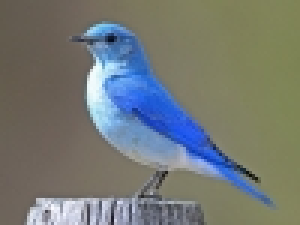
//> input picture imgs/madar.jpg, 100 x 75 px (shown 3 times larger)
$ ./madar_fel   (built with g++ and OpenCV 4)
//> lines starting //> are read from the running program, lines starting //| are printed output that depends on the picture; after the words box and inside, x2 and y2 are one past the last pixel; in counts of white or black regions, pixels touching at a corner belong together
### common.h
#include <iostream>

#define HAVE_OPENCV_IMGPROC
#include <opencv4/opencv2/opencv.hpp>
#include <opencv4/opencv2/core/hal/interface.h>

using namespace cv;

// [44 lines left out: functions read_image, print_image_info, copy_img_region, not called in this run]

### madar_fel.cpp
#include <iostream>
#include <opencv2/core.hpp>
#include <opencv2/imgproc.hpp>
#include <opencv2/highgui.hpp>

#include "common.h"


using namespace std;
using namespace cv;

int main() {

	Mat img = imread("./imgs/madar.jpg", IMREAD_COLOR);
//> img is the input picture: 75 rows x 100 cols, CV_8UC3; mean B, G, R 116.8, 121, 116.2

	if (img.empty()) {
		cout << "Upsz" << endl;
		exit(-1);
	}

    Mat channels[3];
    split(img, channels);
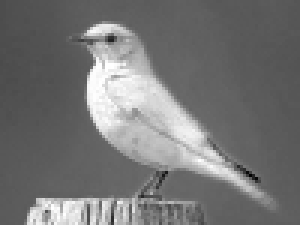
//> channels[0]: 75 rows x 100 cols, CV_8UC1 (shown 3 times larger); min 2, max 255, mean 116.8
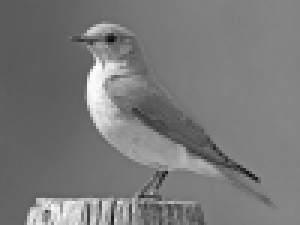
//> channels[1]: 75 rows x 100 cols, CV_8UC1 (shown 3 times larger); min 11, max 252, mean 121
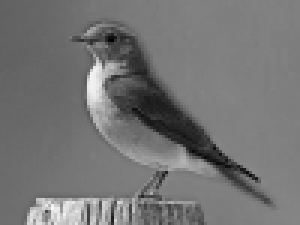
//> channels[2]: 75 rows x 100 cols, CV_8UC1 (shown 3 times larger); min 0, max 250, mean 116.2

	imshow("eredeti kep", img);
	imshow("B", channels[0]);

    Mat mask;
    threshold(channels[0], mask, 110, 255, THRESH_BINARY);
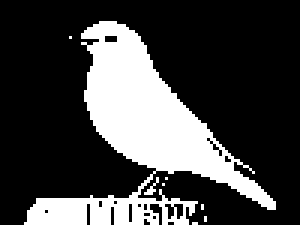
//> mask: 75 rows x 100 cols, CV_8UC1 (shown 3 times larger); 26% white; 8 white regions (7 under 20 px), largest, box (x1, y1, x2, y2) and area: (8, 7, 92, 75) 1932
    imshow("mask", mask);

    Mat finalImg = Mat::zeros( img.cols, img.rows, img.type());
    img.copyTo(finalImg, mask);
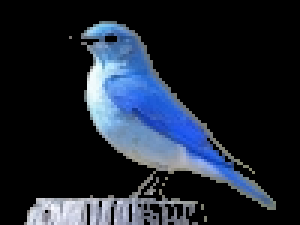
//> finalImg: 75 rows x 100 cols, CV_8UC3 (shown 3 times larger); mean B, G, R 48.7, 36.6, 29.3
    imshow("final", finalImg);

    // [14 lines of commented-out code are left out]

	waitKey(0);
	return 0;
}
